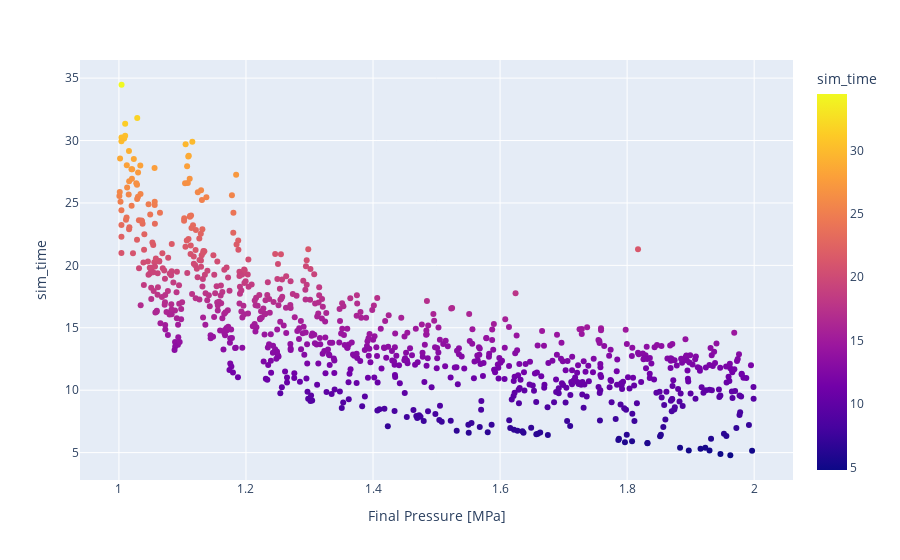

The cell this chart's notebook holds for it:
### Code cell
fig = px.scatter(interest_df, x="Final Pressure [MPa]", y="sim_time",  color="sim_time")
fig.show()

### Figure 1 — Plotly figure (JSON) as saved in the notebook; plotly's stock layout.template omitted (floating-point values rounded to 4 significant figures; data arrays with more than 128 entries replaced by an {"elided": "..."} marker saying what was removed)
{"data": [{"hovertemplate": "Final Pressure [MPa]=%{x}<br>sim_time=%{marker.color}<extra></extra>", "legendgroup": "", "marker": {"color": {"elided": "839 float values"}, "coloraxis": "coloraxis", "symbol": "circle"}, "mode": "markers", "name": "", "orientation": "v", "showlegend": false, "type": "scatter", "x": {"elided": "839 float values"}, "xaxis": "x", "y": {"elided": "839 float values"}, "yaxis": "y"}], "layout": {"coloraxis": {"colorbar": {"title": {"text": "sim_time"}}, "colorscale": [[0, "#0d0887"], [0.1111, "#46039f"], [0.2222, "#7201a8"], [0.3333, "#9c179e"], [0.4444, "#bd3786"], [0.5556, "#d8576b"], [0.6667, "#ed7953"], [0.7778, "#fb9f3a"], [0.8889, "#fdca26"], [1, "#f0f921"]]}, "legend": {"tracegroupgap": 0}, "margin": {"t": 60}, "xaxis": {"anchor": "y", "domain": [0, 1], "title": {"text": "Final Pressure [MPa]"}}, "yaxis": {"anchor": "x", "domain": [0, 1], "title": {"text": "sim_time"}}}}
